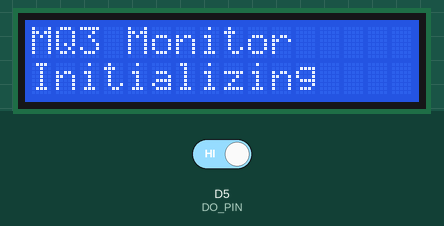
This sketch was run on a simulated ESP8266 (NodeMCU). On the bench: 16×2 character LCD. Inputs (shaded band) come from the test bench; at power-on: D5 (DO_PIN) HIGH. What the sketch prints to the serial monitor is not drawn.

Above: at 0.1 s.
At 3.2 s:
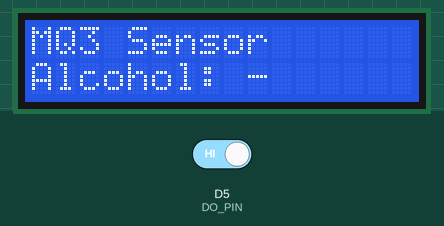
3.3 s: D5 (DO_PIN) driven LOW
5.6 s: D5 (DO_PIN) driven HIGH
Timing chart, 0 to 8.6 s (numbered marks = the images above; inputs shaded):
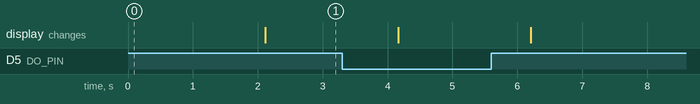

The sketch:

MQ3_oled.ino
```cpp
/*
 * =====================================================
 *  MQ3 Alcohol Sensor + LCD1602 I2C
 *  ESP8266 / ESP32
 * =====================================================
 */

#include <Wire.h>
#include <LiquidCrystal_I2C.h>

/*=====================================================
    MQ3 Sensor
=====================================================*/
#if defined(ESP8266)

    #define DO_PIN D5

#elif defined(ESP32)

    #define DO_PIN 13

#endif

/*=====================================================
    LCD I2C
=====================================================*/
#if defined(ESP8266)

    #define SDA_PIN D2
    #define SCL_PIN D1

#elif defined(ESP32)

    #define SDA_PIN 19
    #define SCL_PIN 23

#endif

#define LCD_ADDRESS 0x27
#define LCD_COLS    16
#define LCD_ROWS    2

LiquidCrystal_I2C lcd(LCD_ADDRESS, LCD_COLS, LCD_ROWS);

/*=====================================================
    Function Prototype
=====================================================*/

void initSensor();
bool readMQ3();

void initLCD();
void printLcd(String line1, String line2);

/*=====================================================
    Setup
=====================================================*/

void setup()
{
    Serial.begin(115200);

    Wire.begin(SDA_PIN, SCL_PIN);

    initSensor();
    initLCD();

    Serial.println();
    Serial.println("==============================");
    Serial.println(" MQ3 Alcohol Monitoring");
    Serial.println("==============================");
}

/*=====================================================
    Loop
=====================================================*/

void loop()
{
    bool alcohol = readMQ3();

    if (alcohol)
    {
        Serial.println("Alcohol: DETECTED");
        printLcd("MQ3 Sensor", "Alcohol: +");
    }
    else
    {
        Serial.println("Alcohol: SAFE");
        printLcd("MQ3 Sensor", "Alcohol: -");
    }

    delay(1000);
}

/*=====================================================
    MQ3 Sensor
=====================================================*/

void initSensor()
{
    pinMode(DO_PIN, INPUT);
}

bool readMQ3()
{
    int dValue = digitalRead(DO_PIN);

    // LOW  -> Alcohol detected
    // HIGH -> No alcohol

    return (dValue == LOW);
}

/*=====================================================
    LCD Initialization
=====================================================*/

void initLCD()
{
    lcd.init();
    lcd.backlight();

    lcd.clear();

    lcd.setCursor(0, 0);
    lcd.print("MQ3 Monitor");

    lcd.setCursor(0, 1);
    lcd.print("Initializing");

    delay(2000);

    lcd.clear();
}

/*=====================================================
    Print LCD
=====================================================*/

void printLcd(String line1, String line2)
{
    lcd.clear();

    lcd.setCursor(0, 0);
    lcd.print(line1);

    lcd.setCursor(0, 1);
    lcd.print(line2);
}
```
